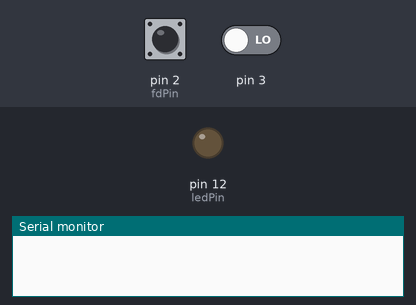
A sketch run on a simulated Arduino Uno, built with avr-gcc and run on an emulated ATmega328P. Parts: output pins drawn as LEDs (lit = HIGH), the last lines printed to the serial monitor. Inputs (shaded band) come from the test bench; at power-on: pin 3 LOW, pin 2 (fdPin) HIGH.

Above: at 1.2 s.
1.3 s: pin 3 driven HIGH
At 2.3 s:
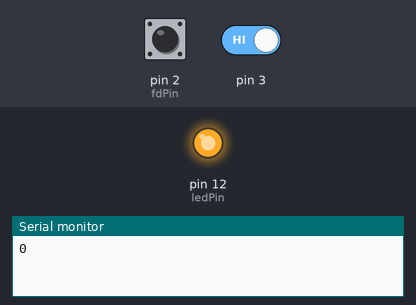
Timing chart, 0 to 4.3 s (numbered marks = the images above; inputs shaded):
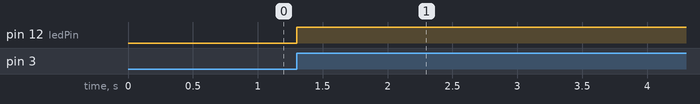

The sketch:

Interrupciones_2_2.ino
```cpp
const int fdPin = 2;
const int ledPin = 12;

int cont = 0;
int fdA = 0;
int fdP = 0;

void setup()
{
  pinMode(fdPin, INPUT_PULLUP);
  pinMode(ledPin, OUTPUT);
  Serial.begin(9600);
  cli();
  DDRD &= ~(1 << DDD1);
  PORTD |= (1 << PORTD1);
  EICRA |= (1 << ISC10);
  EIMSK |= (1 << INT1);
  sei();
}
ISR(INT1_vect)
{
  digitalWrite(ledPin, HIGH);
  fdA= digitalRead(fdPin);

  if (fdA != fdP) {
      cont++;
      if (fdA== HIGH){
        digitalWrite(ledPin, HIGH);
      }
   }

  fdP = fdA;
  Serial.print(cont/2);
}
void loop() {

}
```

Measured:
- after the input at 1.3 s, pin 12 (ledPin): LOW → HIGH at once
